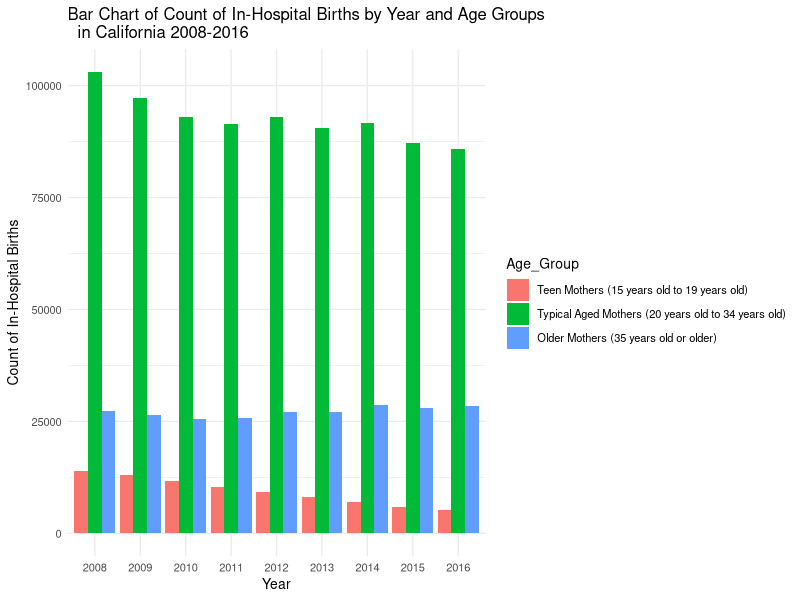

Write R code to recreate this figure.
## ---- chunk 1
knitr::opts_chunk$set(echo = TRUE)
## ---- chunk 2
library(formatR)
library(readr)
library(dplyr)
library(ggplot2)
## ---- chunk 3
hospital_births_raw <- read_csv("inhospitalbirthsbyagegroup.csv") %>% rename(Year = year,
                                                                             County = patcnty,
                                                                             Age_Group = agegrp,
                                                                             Count = count)
## ---- chunk 4
dim(hospital_births_raw)
## ---- chunk 5
names(hospital_births_raw)
## ---- chunk 6
head(hospital_births_raw)
## ---- chunk 7
total_births <- hospital_births_raw %>% filter(Age_Group == "Total Births") %>% summarize(
  mean_total = mean(Count),
  median_total = median(Count), 
  sum_total = sum(Count))
total_births
## ---- chunk 8
teen_births <- hospital_births_raw %>% filter(Age_Group == 
            "Teen Mothers (15 years old to 19 years old)")  %>% summarize(
              mean_teen = mean(Count),
              median_teen = median(Count), 
              sum_teen = sum(Count))
teen_births
## ---- chunk 9
typical_births <- hospital_births_raw %>% filter(Age_Group == 
    "Typical Aged Mothers (20 years old to 34 years old)") %>% summarize(
      mean_typical = mean(Count), 
      median_typical = median(Count), 
      sum_typical = sum(Count))
typical_births
## ---- chunk 10
old_births <- hospital_births_raw %>% filter(
  Age_Group == "Older Mothers (35 years old or older)") %>% summarize(
  mean_old = mean(Count), 
  median_old = median(Count), 
  sum_old = sum(Count))
old_births
## ---- chunk 11
dodge_all <- hospital_births_raw %>% filter(Age_Group != "Total Births") 
head(dodge_all)
dodge_all$Age_Group <- forcats::fct_relevel(dodge_all$Age_Group, 
                          "Teen Mothers (15 years old to 19 years old)", 
                          "Typical Aged Mothers (20 years old to 34 years old)", 
                          "Older Mothers (35 years old or older)")
dodge_all_chart <- ggplot(dodge_all,  aes(x = factor(Year), y = Count)) +
  geom_bar(aes(fill = Age_Group), stat = "identity", position = "dodge") +  
  labs(title = "Bar Chart of Count of In-Hospital Births by Year and Age Groups 
  in California 2008-2016", x = "Year", y = "Count of In-Hospital Births") + theme_minimal(base_size = 10)
dodge_all_chart
## ---- chunk 12
all_teens <- hospital_births_raw %>% filter(Age_Group == "Teen Mothers (15 years old to 19 years old)") %>% summarize(mean_teens = mean(Count))
round(all_teens, 0)

## ---- chunk 13
not_teens <- hospital_births_raw %>% filter(Age_Group != "Teen Mothers (15 years old to 19 years old)") %>% filter(Age_Group != "Total Births") %>% summarize(not_teens = mean(Count))
round(not_teens, 0)

## ---- chunk 14
total_2008 <- hospital_births_raw %>% filter(Age_Group == "Total Births", Year == "2008"
  ) %>% summarize(sum_2008 =sum(Count))
total_2016 <- hospital_births_raw %>% filter(Age_Group == "Total Births", Year == "2016"
  ) %>% summarize(sum_2016 =sum(Count))
total_all <- hospital_births_raw %>% filter(Age_Group == "Total Births"
  ) %>% summarize(sum_all =sum(Count))


probability2008 <- total_2008/total_all 
probability2008 <- probability2008 %>% rename(probability2008 = sum_2008 )

probability2016 <- total_2016/total_all
probability2016 <- probability2016 %>% rename(probability2016 = sum_2016)


c(total_2008, total_2016, total_all, probability2008, probability2016)
## ---- chunk 15

#Calculating for total births from Teenage mothers in 2008
teen_2008 <- hospital_births_raw %>% filter(
  Age_Group == "Teen Mothers (15 years old to 19 years old)", 
  Year == "2008") %>% summarize(sum_teen2008 =sum(Count))

#Calculating for total births from Teenage mothers in 2016
teen_2016 <- hospital_births_raw %>% filter(
  Age_Group == "Teen Mothers (15 years old to 19 years old)", 
  Year == "2016") %>% summarize(sum_teen2016 =sum(Count))

#Calculating Conditional Probability of Teenage Mother Giving Birth given 2008
probability_teen2008 <- teen_2008/total_2008 
probability_teen2008 <- probability_teen2008 %>% rename(probability_teen2008 = 
  sum_teen2008)

#Calculating Conditional Probability of Teenage Mother Giving Birth given 2016
probability_teen2016 <- teen_2016/total_2016
probability_teen2016 <- probability_teen2016 %>% rename(probability_teen2016 = 
  sum_teen2016)

#Calculating Joint Probability of Year and Age Group Teen Mothers
# formula: P(A and B) = P(A) * P(B|A)
joint_teen_2008 <- probability_teen2008 * probability2008
joint_teen_2016 <- probability_teen2016 * probability2016
c(teen_2008, teen_2016, probability_teen2008, probability_teen2016
  , joint_teen_2008, joint_teen_2016)

## ---- chunk 16

#Calculating for total births from typical aged mothers in 2008
typical_2008 <- hospital_births_raw %>% filter(
  Age_Group == "Typical Aged Mothers (20 years old to 34 years old)", 
  Year == "2008") %>% summarize(sum_typical2008 =sum(Count))

#Calculating for total births from typical aged mothers in 2008
typical_2016 <- hospital_births_raw %>% filter(
  Age_Group == "Typical Aged Mothers (20 years old to 34 years old)", 
  Year == "2016") %>% summarize(sum_typical2016 =sum(Count))

#Calculating Conditional Probability of Typical Age Mother Giving Birth given 2008
probability_typical2008 <- typical_2008/total_2008 
probability_typical2008 <- probability_typical2008 %>% rename(probability_typical2008 
  = sum_typical2008)

#Calculating Conditional Probability of Typical Age Mother Giving Birth given 2016
probability_typical2016 <- typical_2016/total_2016
probability_typical2016 <- probability_typical2016 %>% rename(probability_typical2016
  = sum_typical2016)

#Calculating Joint Probability of Year and Age Group Teen Mothers
# formula: P(A and B) = P(A) * P(B|A)
joint_typ_2008 <- probability_typical2008 * probability2008
joint_typ_2016 <- probability_typical2016 * probability2016

c(typical_2008, typical_2016, probability_typical2008, probability_typical2016,
  joint_typ_2008, joint_typ_2016)

## ---- chunk 17

#Calculating for total births from older mothers in 2008
old_2008 <- hospital_births_raw %>% filter(
  Age_Group == "Older Mothers (35 years old or older)", 
  Year == "2008") %>% summarize(sum_old2008 =sum(Count))

#Calculating for total births from older mothers in 2016
old_2016 <- hospital_births_raw %>% filter(
  Age_Group == "Older Mothers (35 years old or older)", 
  Year == "2016") %>% summarize(sum_old2016 =sum(Count))

#Calculating Conditional Probability of Older Mothers Giving Birth given 2008
probability_old2008 <- old_2008/total_2008
probability_old2008 <- probability_old2008 %>% rename(probability_old2008 = sum_old2008 )

#Calculating Conditional Probability of Older Mothers Giving Birth given 2016
probability_old2016 <- old_2016/total_2016
probability_old2016 <- probability_old2016 %>% rename(probability_old2016 = sum_old2016)

#Calculating Joint Probability of Year and Age Group Teen Mothers
# formula: P(A and B) = P(A) * P(B|A)
joint_old_2008 <- probability_old2008 * probability2008
joint_old_2016 <- probability_old2016 * probability2016

c(old_2008, old_2016, probability_old2008, probability_old2016,
  joint_old_2008, joint_old_2016)
